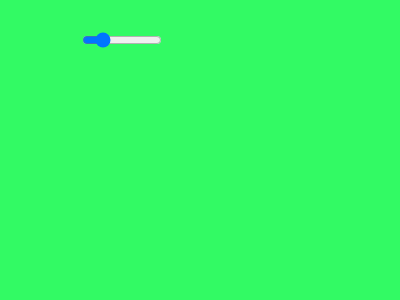
Frame 1 (no input)
Frame 60 (no input): identical to frame 1, image omitted
Frame 120 (the mouse pressed at the canvas centre since frame 60): identical to frame 1, image omitted

The p5.js sketch that drew this single still picture (run headless with seeded random() and noise() and a simulated clock; from frame 60 on, the mouse is pressed at the canvas centre):

// p5.js sketch
// ── sketch.js

var co = 50;
function setup() {
  // put setup code here
  createCanvas(400, 300);
  print("Hello World");
  background(250,250,100);
  s = createSlider(0, 255, 50, 5);
  s.position(80, 30);
  s.style('width', '80px');
}

function draw() {
  // put drawing code here
  
   co = s.value();
   background(co,250,100);
  rectMode(CENTER);
  ellipseMode(CENTER);
  fill(160,50*random(0,3),20,50);
  noStroke();
 // ellipse(mouseX, mouseY, 20*random(0,2));
}
